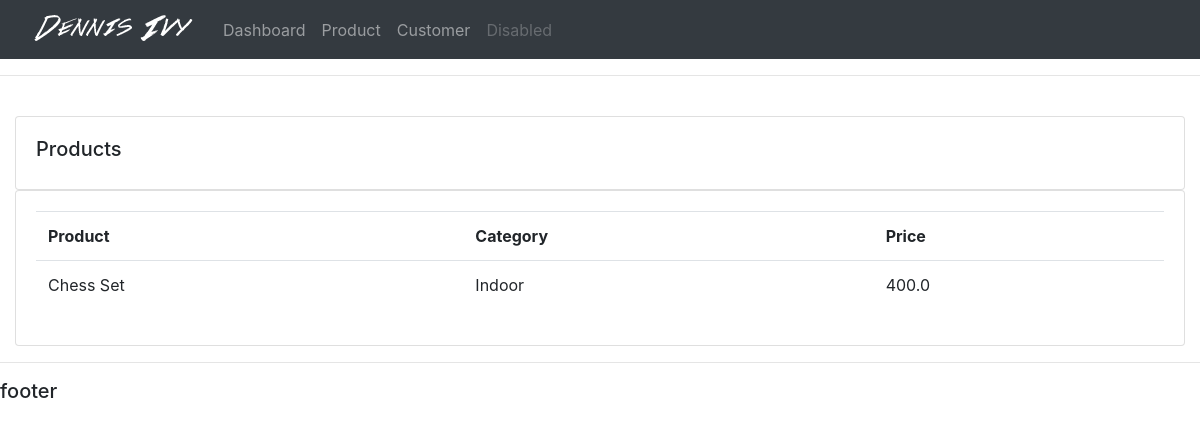
/product/, run on an earlier commit of the app's database.
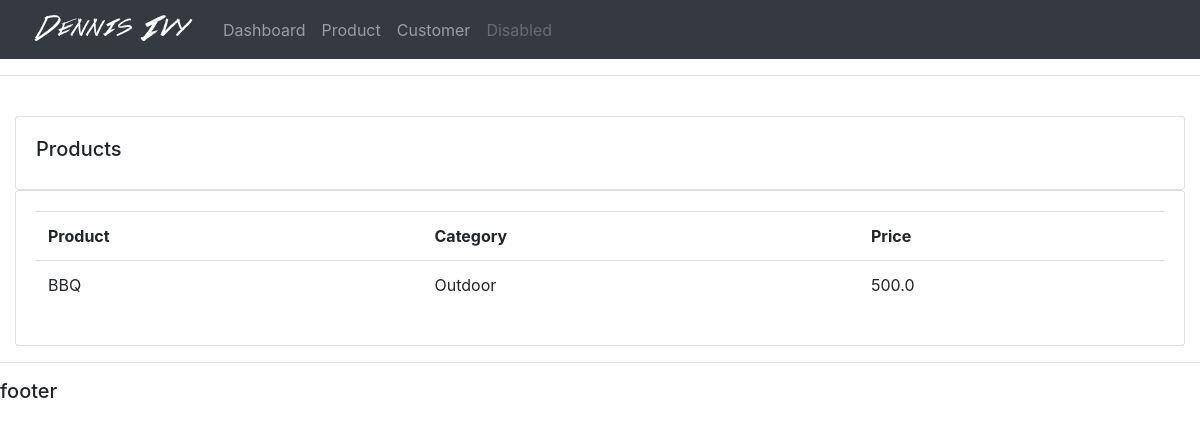
And on a later commit of the database.
### accounts/models.py (models this page shows, shortened)
class Product(models.Model):
    CATEGORY = (
        ('Indoor', 'Indoor'),
        ('Outdoor', 'Outdoor'),
    )
    name = models.CharField(max_length=200, null=True)
    price = models.FloatField(null=True)
    category = models.CharField(max_length=200, null=True, choices=CATEGORY)
    description = models.CharField(max_length=200, null=True, blank=True)
    date_created = models.DateTimeField(auto_now_add=True, null=True)
    tags = models.ManyToManyField(Tag)

### accounts/views.py (the view)
# urls.py: path('product/', views.product),
def product(request):
    products = Product.objects.all()
    return render(request, 'accounts/product.html', {'products': products})

### accounts/templates/accounts/product.html
{% extends 'accounts/main.html' %}
{% block content %}
<div class="container-fluid">
    <br>
    <div class="row">
        <div class="col-md">
            <div class="card card-body">
                <h5>Products</h5>
            </div>
            <div class="card card-body">
                <table class="table">
                    <tr>
                        <th>Product</th>
                        <th>Category</th>
                        <th>Price</th>
                    </tr>
                        {% for i in products %}
                            <tr>
                                <td>{{i.name}}</td>
                                <td>{{i.category}}</td>
                                <td>{{i.price}}</td>
                            </tr>
                        {% endfor %}
                </table>
            </div>
        </div>
    </div>
</div>
{% endblock %}

### accounts/templates/accounts/main.html (shortened to what this page needs)
{% load static %}
<!DOCTYPE html>
<html lang="en">
<head>
    <link rel="stylesheet" href="https://cdn.jsdelivr.net/npm/bootstrap@4.4.1/dist/css/bootstrap.min.css"
>
</head>
<body>
    {% include 'accounts/navbar.html' %}
    <hr>
    {% block content %}
    {% endblock %}
    <hr>
    <h5>footer</h5>
</body>
</html>

### accounts/templates/accounts/navbar.html (shortened to what this page needs)
{% load static %}
<nav class="navbar navbar-expand-lg navbar-dark bg-dark">
    <img src="{% static 'images/logo.png' %}" alt="nothing">
    <div class="collapse navbar-collapse" id="navbarNav">
      <ul class="navbar-nav">
        <li class="nav-item">
          <a class="nav-link" href="#">Dashboard</a>
        </li>
        <li class="nav-item">
          <a class="nav-link" href="#">Product</a>
        </li>
        <li class="nav-item">
        <li class="nav-item">
          <a class="nav-link" href="#">Customer</a>
        </li>
        <li class="nav-item">
          <a class="nav-link disabled" href="#">Disabled</a>
        </li>
      </ul>
    </div>
  </nav>

### accounts/templates/accounts/main.html (style rules this page uses)
body { background-color: #ebeff5; }

What changed in the data, as far as the page shows it:
removed Product: name "Chess Set", category "Indoor", price "400.0"
added Product: name "BBQ", category "Outdoor", price "500.0"
